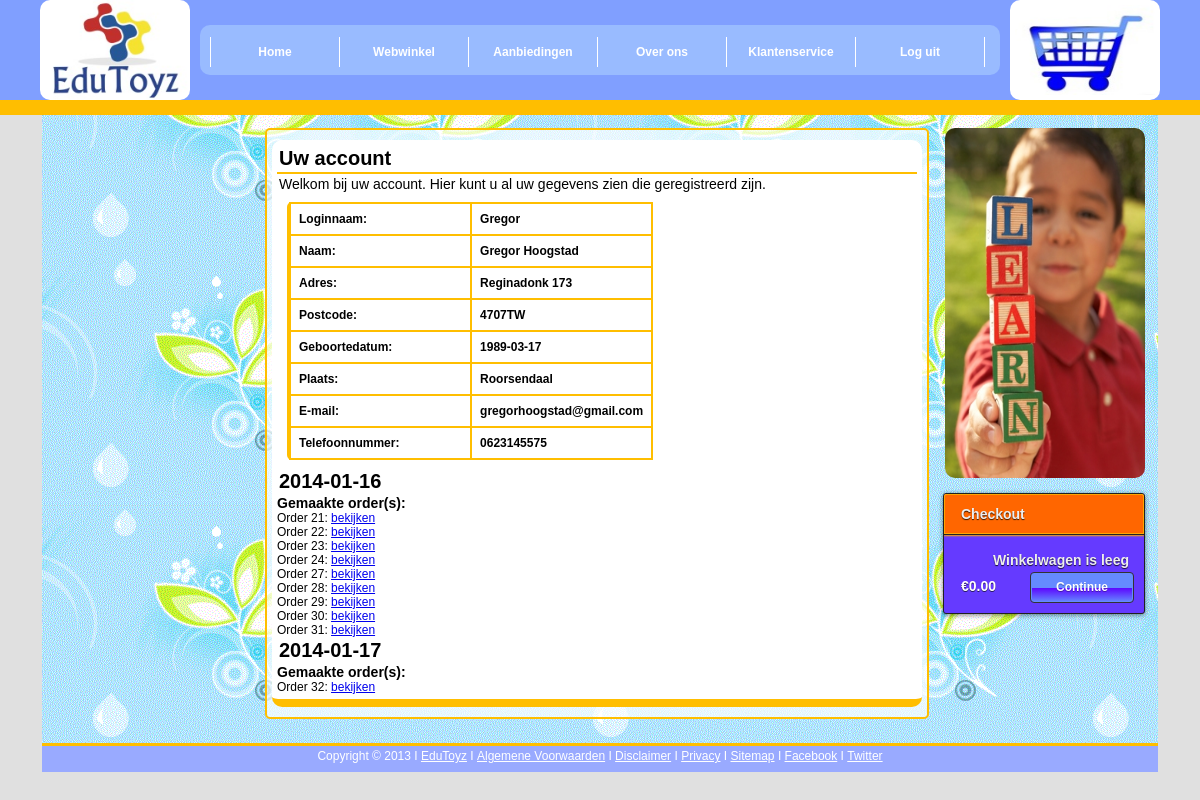
The app's page /account.php (signed in) with its own data.
### tables this page shows
CREATE TABLE IF NOT EXISTS `Klant` (
  `Loginnaam` varchar(40) NOT NULL,
  `Wachtwoord` varchar(20) NOT NULL,
  `Klantnummer` int(11) NOT NULL AUTO_INCREMENT,
  `Naam` varchar(255) NOT NULL,
  `Adres` varchar(255) NOT NULL,
  `Postcode` varchar(6) NOT NULL,
  `Plaats` varchar(255) NOT NULL,
  `Geboortedatum` date DEFAULT NULL,
  `Telefoonnummer` varchar(20) DEFAULT NULL,
  `E-mailadres` varchar(255) NOT NULL,
  PRIMARY KEY (`Klantnummer`),
  UNIQUE KEY `Loginnaam` (`Loginnaam`)
);

CREATE TABLE IF NOT EXISTS `Order` (
  `Ordernummer` int(11) NOT NULL AUTO_INCREMENT,
  `Klantnummer` int(11) NOT NULL,
  `Bezorgdienstnummer` int(11) DEFAULT '1',
  `Datum` date NOT NULL,
  PRIMARY KEY (`Ordernummer`),
  KEY `fk_Order_Klant1_idx` (`Klantnummer`),
  KEY `fk_Order_Bezorgdienst1_idx` (`Bezorgdienstnummer`)
);

### account.php (the view, shortened to what this page needs)
<?php
$root = $_SERVER["DOCUMENT_ROOT"] . "/includes/";
include $root . "db_connection.php";
?>
<!doctype html>
<html lang="nl">
    <head>
        <link rel="stylesheet" type="text/css" href="css/Generalsheet.css" media="screen">
        <link rel="stylesheet" type="text/css" href="css/Navigationsheet.css" media="screen">
        <link rel="stylesheet" type="text/css" href="css/Home.css" media="screen">
        <link rel="stylesheet" type="text/css" href="css/login.css" media="screen">
        <link rel="stylesheet" type="text/css" href="css/cartdisplay.css" media="screen">
    </head>
    <body>
        <?php include $root . "header.php"; ?>
        <div id="mainContent">
            <div id="leftimage">
            </div>
            <section>
                <article>
                    <div id="ART1">
                        <h1>Uw account</h1>
                        <hr>
						<p>
						Welkom bij uw account. Hier kunt u al uw gegevens zien die geregistreerd zijn.
						</p>
<?php
if (empty($_SESSION['klantnummer'])) {
	echo "<p>U bent niet ingelogd.</p>\n";
} else {
	$klantnummer = $_SESSION['klantnummer'];
	$sql = "SELECT * FROM `Klant` WHERE `klantnummer`='".$klantnummer."'";
	$result = mysqli_query($link, $sql) or die (mysqli_error($link)."<br>Error in file ".__FILE__." on line ".__LINE__);
	$row = mysqli_fetch_array($result, MYSQLI_ASSOC);
	echo "<fieldset id='accountfield'>\n";
	echo "<table id='accounttable'>\n";
	echo "<tr><th>Loginnaam:</td>		 		<th>".$row["Loginnaam"]."</td></tr>\n";
	echo "<tr><th>Naam:</td> 					<th>".$row["Naam"]."</td></tr>\n";
	echo "<tr><th>Adres:</td>					<th>".$row["Adres"]."</td></tr>\n";
	echo "<tr><th>Postcode:</td>					<th>".$row["Postcode"]."</td></tr>\n";
	echo "<tr><th>Geboortedatum:</td>			<th>".$row["Geboortedatum"]."</td></tr>\n";
	echo "<tr><th>Plaats:</td>					<th>".$row["Plaats"]."</td></tr>\n";
	echo "<tr><th>E-mail:</td>					<th>".$row["E-mailadres"]."</td></tr>\n";
	echo "<tr><th>Telefoonnummer:</td>			<th>".$row["Telefoonnummer"]."</td></tr>\n";
	echo "</table>\n";
	echo "</fieldset>\n";
}
$sql    = "SELECT * FROM `Order` WHERE Klantnummer = {$_SESSION["klantnummer"]}";
$result = mysqli_query($link, $sql);
$datum  = "";
while ($row    = mysqli_fetch_array($result))
{
    if ($datum != $row["Datum"])
    {
        $datum = $row["Datum"];
        echo "<h1>$datum</h1>"
        . "<h3>Gemaakte order(s):</h3>";
    }
    echo "<span>Order {$row["Ordernummer"]}: <a href='factuur.php?Ordernummer={$row["Ordernummer"]}'>bekijken</a><br>";
}
?>
                </article>
            </section>
            <div style="width: 190px; float: right;">
                <div id="rightimage">
                </div>
                <?php include $root . "cartdisplay.php"; ?>
            </div>
            <div style="clear: both;">
                <br>
            </div>
        </div>
        <?php include $root . "footer.php"; ?>
    </body>
</html>

### includes/header.php (shortened to what this page needs)
<div id="container" style="z-index: 999;">
    <header>
        <div id="logo">
        </div>
        <nav>
            <ul id="mainnav">
                <li><a href="/index.php">Home</a></li>
                <li><a href="/webwinkel.php">Webwinkel</a></li>
                <li><a href="/aanbiedingen.php">Aanbiedingen</a>
                </li>
                <li><a href="/overons.php">Over ons</a></li>
                <li><a href="/klantenservice.php">Klantenservice</a>
			</li>
                <?php
                if (!empty($_SESSION['naam']))
                {
                    echo "<li><a href='/logout.php'>Log uit</a></li>";
                }
                else
                {
                    echo "<li><a href='/login.php'>Log in</a></li>";
                }
                ?>
            </ul>
        </nav>
        <div id="winkelwagen">
            <a href="/cart.php"><img src="images_context/winkelwagentje3.jpg" alt="winkelwagentje" width="140" height="90"/></a>
        </div>
    </header>
</div>

### includes/cartdisplay.php (shortened to what this page needs)
<div id="cartcomplete">
    <div class="cart">
        <div class="cart-top">
            <h2 class="cart-top-title">Checkout</h2>
            <div class="cart-top-info">
                <?php
                if (empty($_SESSION['cart']))
                {
                    echo "<br />Winkelwagen is leeg<br/>\n";
                }
                ?></div>
        </div>
        <div class="cart-bottom">
            <a href="cart.php" class="cart-button">Continue</a>
            <h2 id="totaal"><?php
                echo "&#8364;" . number_format($total, 2);
                ?></h2>
        </div>
    </div>
</div>

### includes/footer.php
<footer>
    Copyright &copy 2013
    &#921 <a href="/index.php">EduToyz</a>
    &#921 <a href="/algemenevoorwaarden.php">Algemene Voorwaarden</a>
    &#921 <a href="/disclaimer.php">Disclaimer</a>
    &#921 <a href="/privacy.php">Privacy</a>
    &#921 <a href="/Sitemap.htm">Sitemap</a>
	&#921 <a href="https://www.facebook.com/AvansEdutoyz">Facebook</a>
	&#921 <a href="https://twitter.com/AvansEdutoyz">Twitter</a>
</footer>

### CSS/Generalsheet.css (style rules this page uses)
* { margin: 0; padding: 0; position: relative; }
body { margin: 0px; padding: 0px; font-family: Arial; font-size: 12px; background-color: #E0E0E0; }
header { display: block; width: 1120px; height: 100px; background-size: 40px 40px; background-repeat: repeat; padding: 0px; margin-left: auto; margin-right: auto; }
#container { background: #809FFF; width: 100%; margin-left: auto; margin-right: auto; border-style: none none solid none; border-color: rgba(255,190,0, 1); border-width: 15px; top: 0px; position:fixed; }
#logo { display: block; width: 150px; height: 100px; background:url(Images/Logo.jpg); background-size: 100% 100%; background-repeat: no-repeat; border-radius: 10px; padding: 0px; float: left; margin-right: 10px; }
nav { display: block; width: 800px; height: 50px; background-color: #99BBFF; border-radius: 10px; padding: 0px; margin-top: 25px; float: left; }
nav>ul { height: 20px; }
#winkelwagen { display: block; width: 140px; height: 90px; background: #FFF; padding: 5px; float: left; margin-left: 10px; border-radius: 10px; }
#mainContent { display: block; width: 1110px; height: 100%; background: url(Images/Background.png); background-attachment:fixed; background-size: 500px 500px; background-repeat: repeat; background-position: center top; padding: 3px; padding-bottom: 0px; margin-left: auto; margin-right: auto; margin-top: 115px; }
section { display: block; width:650px; height: auto; background-color: rgba(255,255,255, 0.7); border-style: solid; border-color: rgba(255,190,0, 1); border-width: 2px; border-radius: 5px; margin-top: 10px; margin-bottom: 10px; padding: 5px; float: left; }
article { display: block; width:640px; height: auto; background-color: #FFF; border-style: none none solid none; border-radius: 10px; border-color: rgba(255,190,0, 1); border-width: 8px; padding: 5px; margin-top: 5px; margin-bottom: 5px; margin-left: auto; margin-right: auto; float: left; }
#rightimage { display: block; height: 350px; width: 200px; background: url(Images/Rightimage.png); background-repeat: no-repeat; background-size: 100% 100%; border-radius: 10px; padding: 0px; float: right; margin: 10px; margin-bottom: 250 px; }
#cartcomplete { float: right; margin: 0px; width: 190px; margin-top: 5px; margin-left: 400px; padding-right: 10px; }
footer { display: block; width:1110px; height: 20px; background-color: #99AAFF; padding: 3px; text-align: center; color: #FFF; clear: both; margin-left: auto; margin-right: auto; border-style: solid none none none; border-color: rgba(255,190,0, 1); border-width: 3px; }
footer a { text-decoration: underline; color: #FFF; transition:color 0.9s; }
hr { border: 0; width: 100%; height: 2px; color: rgba(255,190,0, 1); background-color: rgba(255,190,0, 1); }
h1 { font: bold 20px Arial; margin:2px; }
h2 { font: bold 14px Arial; margin:2px; }
#leftimage { display: block; width: 200px; height: 350px; background: url(Images/Leftimage.jpg); background-size: 150% 100%; background-repeat: no-repeat; border-radius: 10px; padding: 0px; margin: 10px; float: left; border: 0px none; }

### CSS/Navigationsheet.css (style rules this page uses)
nav a { font:bold 100% Arial; color: #FFF; }
nav ul { list-style-type: none; width: 100%; }
ul#mainnav { margin-left: 10px; }
ul#mainnav > li { text-align: center; width: 16%; height: 100%; position: relative; float: left; margin-right: 1px; margin-top: 10px; }
ul#mainnav a { text-decoration: none; width: 100%; display: block; height: 100%; margin-top: 2px; padding-top: 5px; padding-bottom: 5px; line-height: 20px; background-color: #99BBFF; border: 1px; border-style: none solid none solid; transition:background-color 0.7s; cursor: pointer; }

### CSS/Home.css (style rules this page uses)
#ART1 p { margin:2px; font: 14px Arial; }
#ART1 h1 { font: bold 20px Arial; margin:2px; }
#ART1 hr, #ART2 hr { border: 0; width: 100%; height: 2px; color: rgba(255,190,0, 1); background-color: rgba(255,190,0, 1); }

### CSS/login.css (style rules this page uses)
#accountfield { margin: 10px; font: bold 12px Arial; text-align: left; border-width: 2px; border-style: none none none solid; border-color: rgba(255,190,0, 1); border-radius: 5px; }
#accounttabel td,th { margin: 10px; font: bold 12px Arial; text-align: left; border-width: 2px; border-style: solid; border-color: rgba(255,190,0, 1); border-radius: 5px; width:50%; }
th,td { padding: 8px; text-align: left; }

### records on screen
klant: Loginnaam "Gregor", Naam "Gregor Hoogstad", Adres "Reginadonk 173", Postcode "4707TW", Geboortedatum "1989-03-17", Plaats "Roorsendaal", value "gregorhoogstad@gmail.com", Telefoonnummer "0623145575"
order: Datum "2014-01-16", Ordernummer "21"
order: Ordernummer "22"
order: Ordernummer "23"
order: Ordernummer "24"
order: Ordernummer "27"
order: Ordernummer "28"
order: Ordernummer "29"
order: Ordernummer "30"
order: Ordernummer "31"
order: Datum "2014-01-17", Ordernummer "32"

### other values on screen
$total "0.00"
